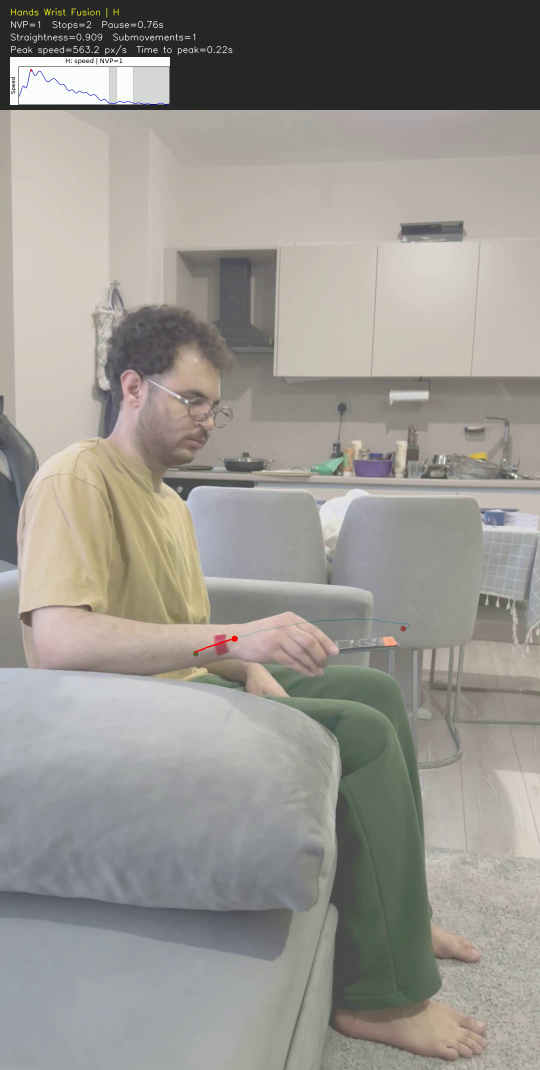
#> input picture frame 15 of kinematic_analysis/videos/hands_wrist_validation_H.mp4, 1080 x 2140 px, given in place of H.MOV, which was not available (shown at 1/2 size)
$ python sparc_validation_marker.py
#> lines starting #> are read from the running program, lines starting #| are printed output that depends on the picture; after the words box and inside, x2 and y2 are one past the last pixel; in counts of white or black regions, pixels touching at a corner belong together; pictures that were not available may be replaced by others from this repository, and a replacement may not be noted
#> in analyze_video, frame is the input picture: shape (2140, 1080, 3); mean B, G, R 143.1, 148.9, 151.7
# -*- coding: utf-8 -*-
"""
SPARC validation for wrist-marker videos.
Detects a colored marker on the wrist, tracks it, computes SPARC,
and generates an overlay video + plots.
"""
import cv2
import numpy as np
import pandas as pd
import matplotlib
matplotlib.use('Agg')
import matplotlib.pyplot as plt
from pathlib import Path
from scipy.signal import butter, filtfilt, find_peaks
from scipy.integrate import cumulative_trapezoid as cumtrapz

# ------------------------------------------------------------------
# Paths
# ------------------------------------------------------------------
input_dir = Path(r"D:\Thesis app\participants\3 مرضى\33\انا ٢")
out_dir = Path(r"C:\Users\acer\AppData\Local\Temp\opencode")
out_dir.mkdir(parents=True, exist_ok=True)

videos = {
    'H': str(input_dir / 'H.MOV'),
    'S': str(input_dir / 'S.MOV'),
}

# ------------------------------------------------------------------
# Parameters
# ------------------------------------------------------------------
FS_VIDEO = 30.0  # will be read from video
LOWCUT = 0.5
HIGHCUT = 10.0
ORDER = 4

# Marker detection: try a broad HSV range that catches common marker colors
# (red/orange/yellow/green/blue)
HSV_RANGES = [
    (np.array([0, 80, 80]), np.array([10, 255, 255])),    # red1
    (np.array([160, 80, 80]), np.array([179, 255, 255])), # red2
    (np.array([15, 80, 80]), np.array([35, 255, 255])),   # yellow/orange
    (np.array([35, 80, 80]), np.array([85, 255, 255])),   # green
    (np.array([85, 80, 80]), np.array([130, 255, 255])),  # blue
]

MIN_RADIUS = 3
MAX_RADIUS = 120


# [6 lines left out: function bandpass_filter, not called in this run]


def detect_marker(hsv):
    mask = None
    for lo, hi in HSV_RANGES:
        m = cv2.inRange(hsv, lo, hi)
        mask = m if mask is None else cv2.bitwise_or(mask, m)
#> this loop made 5 passes
#> pass 1, in detect_marker, `m = cv2.inRange(hsv, lo, hi)`:
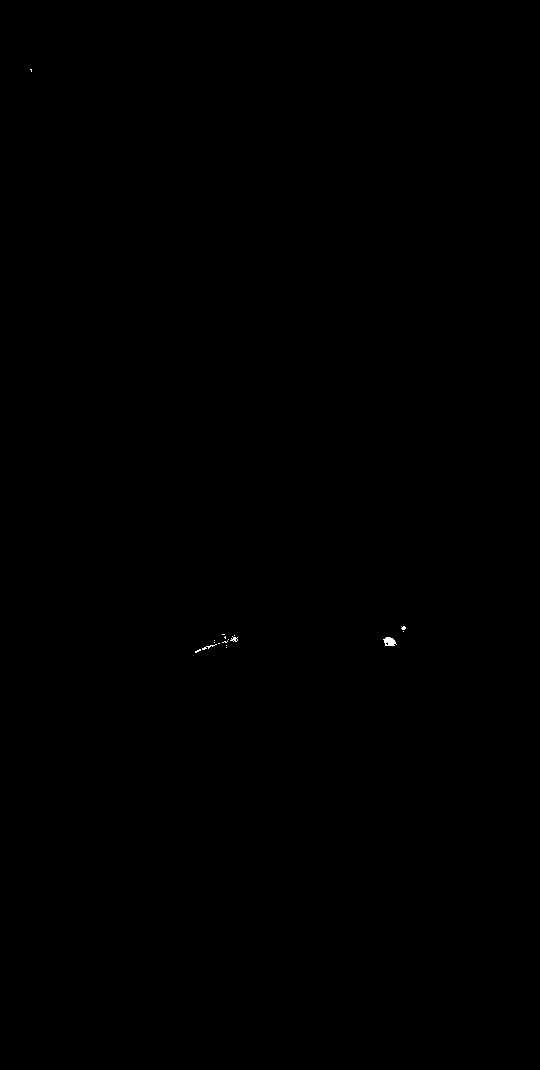
#> m: shape (2140, 1080) (shown at 1/2 size); 0.03% white; 21 white regions (15 under 20 px), largest, box (x1, y1, x2, y2) and area: (766, 1274, 792, 1292) 330, (404, 1288, 434, 1300) 101, (460, 1272, 476, 1284) 94, (802, 1252, 812, 1260) 54, (390, 1298, 402, 1306) 45, (444, 1282, 454, 1286) 21
#> pass 3, in detect_marker, `m = cv2.inRange(hsv, lo, hi)`:
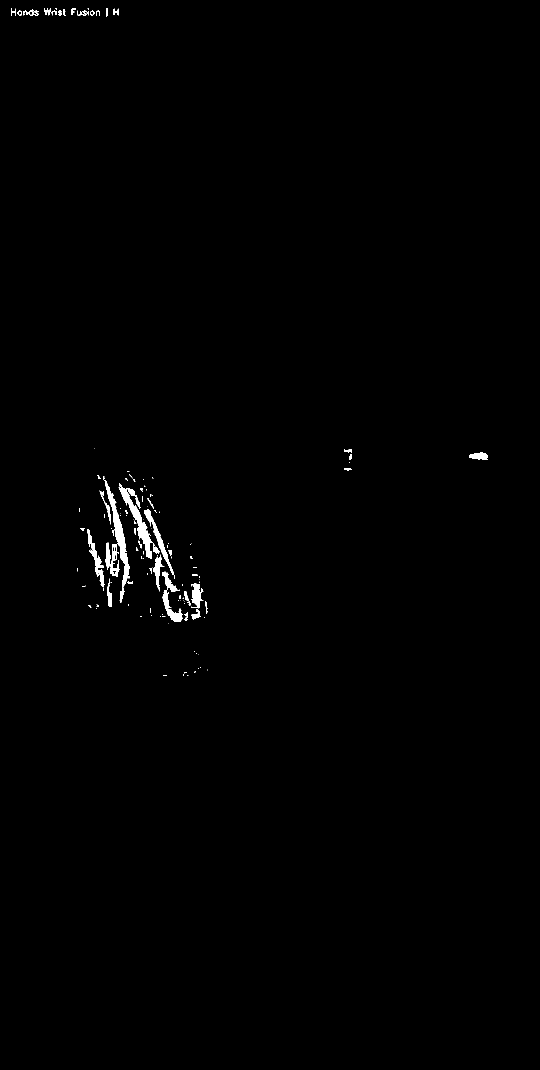
#> m: shape (2140, 1080) (shown at 1/2 size); 0.61% white; 158 white regions (101 under 20 px), largest, box (x1, y1, x2, y2) and area: (209, 960, 259, 1205) 2374, (237, 967, 310, 1118) 2011, (324, 1143, 366, 1244) 1335
#> after the loop:
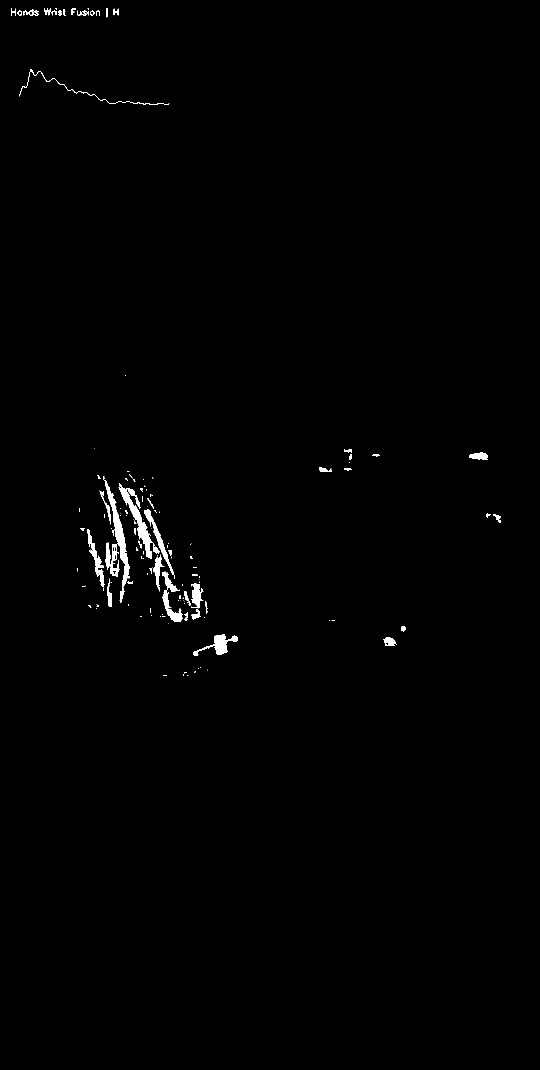
#> mask: shape (2140, 1080) (shown at 1/2 size); 0.73% white; 170 white regions (105 under 20 px), largest, box (x1, y1, x2, y2) and area: (209, 960, 259, 1205) 2374, (237, 967, 310, 1118) 2011, (324, 1143, 366, 1244) 1335
    kernel = cv2.getStructuringElement(cv2.MORPH_ELLIPSE, (5, 5))
    mask = cv2.morphologyEx(mask, cv2.MORPH_OPEN, kernel, iterations=1)
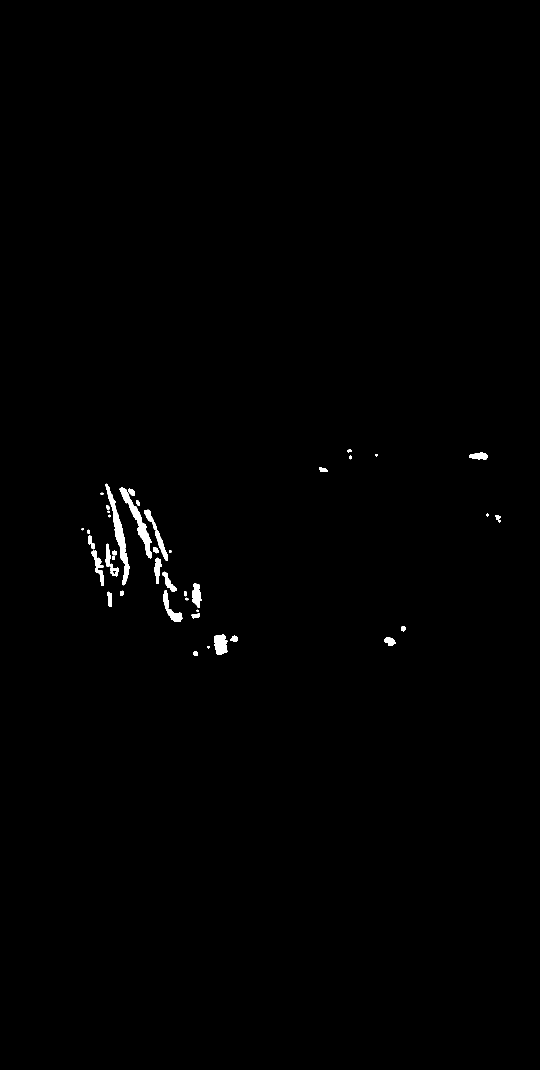
#> mask: shape (2140, 1080) (shown at 1/2 size); 0.52% white; 44 white regions (3 under 20 px), largest, box (x1, y1, x2, y2) and area: (211, 967, 259, 1171) 2165, (239, 975, 304, 1117) 1872, (428, 1269, 455, 1310) 894
    mask = cv2.morphologyEx(mask, cv2.MORPH_CLOSE, kernel, iterations=2)
#> mask: shape (2140, 1080); 0.57% white; 23 white regions (3 under 20 px)

    contours, _ = cv2.findContours(mask, cv2.RETR_EXTERNAL, cv2.CHAIN_APPROX_SIMPLE)
#> contours = 23 contours, 7 with area under 20; largest, box (x1, y1, x2, y2) and area: (239, 975, 343, 1122) 4156, (175, 967, 259, 1172) 3884, (309, 1115, 365, 1244) 1608, (428, 1269, 476, 1310) 984, (380, 1167, 404, 1237) 765
    best = None
    best_score = -1.0
    for c in contours:
        (x, y), radius = cv2.minEnclosingCircle(c)
        if radius < MIN_RADIUS or radius > MAX_RADIUS:
            continue
        area = cv2.contourArea(c)
        perimeter = cv2.arcLength(c, True)
        if perimeter <= 0:
            continue
        circularity = 4 * np.pi * area / (perimeter ** 2)
        score = area * circularity
        if score > best_score:
            best_score = score
            best = (np.array([x, y]), radius, circularity)
#> this loop made 23 passes
#> (x, y, radius, area, perimeter, circularity, score, best_score) on passes 1, 3, 4, 17: (390.8, 1307.1, 5.14, 61, 31.31, 0.782, 47.69, 47.69), (779.5, 1282, 12.18, 254, 69.46, 0.662, 168.1, 168.1), (451.2, 1287.5, 27.36, 983.5, 180, 0.382, 375.2, 375.2), (287.5, 1048, 86.26, 4156.5, 506.9, 0.203, 845.1, 845.1)
#> after the loop, best_score = 845.1
    return best, mask


# [30 lines left out: functions compute_sparc, compute_ldj, not called in this run]


def analyze_video(label, video_path):
    print(f"\n=== Analyzing {label} ===")
    cap = cv2.VideoCapture(video_path)
    if not cap.isOpened():
        print(f"Cannot open video for {label}")
        return None

    fps = cap.get(cv2.CAP_PROP_FPS) or FS_VIDEO
    w = int(cap.get(cv2.CAP_PROP_FRAME_WIDTH))
    h = int(cap.get(cv2.CAP_PROP_FRAME_HEIGHT))
    n_frames = int(cap.get(cv2.CAP_PROP_FRAME_COUNT))

    fourcc = cv2.VideoWriter_fourcc(*"mp4v")
    out_video_path = str(out_dir / f"sparc_validation_{label}.mp4")
    writer = cv2.VideoWriter(out_video_path, fourcc, fps, (w, h))

    points = []
    frames_with_marker = 0
    frame_idx = 0

    while True:
        ret, frame = cap.read()
        if not ret:
            break
        hsv = cv2.cvtColor(frame, cv2.COLOR_BGR2HSV)
        det, mask = detect_marker(hsv)
#> det = ([287.5, 1048], 86.26, 0.203)
        if det is not None:
            cx, cy = int(det[0][0]), int(det[0][1])
#> cx = 287; cy = 1048
            r = int(det[1])
#> r = 86
            cv2.circle(frame, (cx, cy), r, (0, 255, 0), 2)
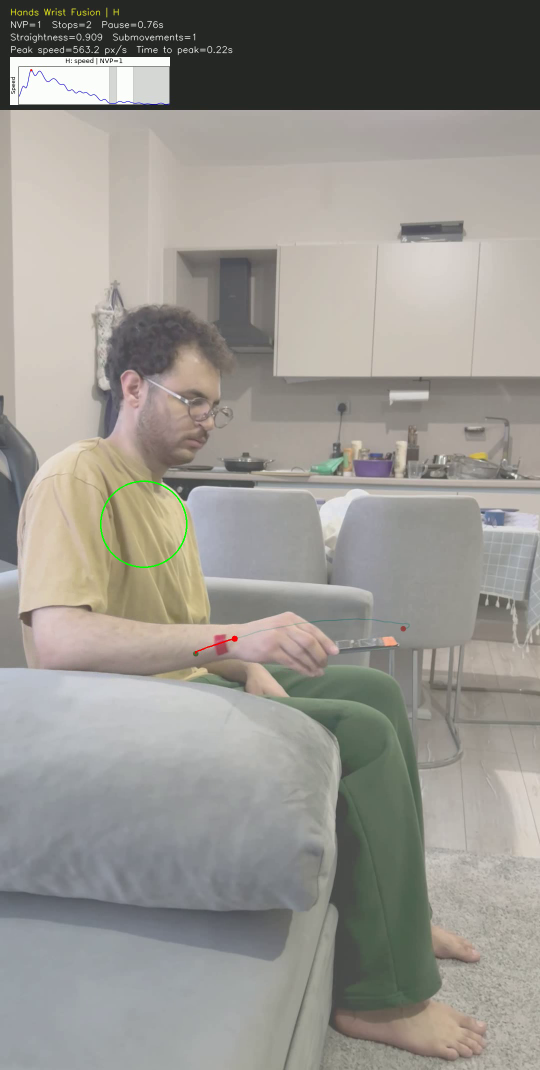
#> frame: shape (2140, 1080, 3) (shown at 1/2 size); 0.07% of pixels changed, all inside (x1, y1, x2, y2) = (200, 961, 375, 1136)
            cv2.circle(frame, (cx, cy), 4, (0, 0, 255), -1)
#> frame: shape (2140, 1080, 3); under 0.01% of pixels changed, all inside (x1, y1, x2, y2) = (283, 1044, 292, 1053)
            points.append((frame_idx / fps, det[0][0], det[0][1], det[2]))
            frames_with_marker += 1
        else:
            points.append((frame_idx / fps, np.nan, np.nan, np.nan))
        frame_idx += 1
        if frame_idx % 100 == 0:
            print(f"  processed {frame_idx}/{n_frames}")

    cap.release()
    writer.release()

    print(f"  marker detected in {frames_with_marker}/{n_frames} frames")

    df = pd.DataFrame(points, columns=['time', 'x', 'y', 'radius'])
    df = df.interpolate(method='linear', limit_direction='both')

    # Compute pixel speed
    dt = 1.0 / fps
    vx = np.gradient(df['x'].values, dt)
    vy = np.gradient(df['y'].values, dt)
    speed_raw = np.sqrt(vx**2 + vy**2)

    # Filter speed
    speed_filt = bandpass_filter(speed_raw, fps, LOWCUT, HIGHCUT)
    df['speed_px_s'] = speed_filt

    # Detect reach window from speed peaks
    peaks, props = find_peaks(speed_filt, prominence=np.nanstd(speed_filt), distance=int(fps))
    if len(peaks) == 0:
        print("  no speed peaks found")
        return df, None, out_video_path

    # Use the largest peak
    main_peak = peaks[np.argmax(speed_filt[peaks])]
    pre = int(0.3 * fps)
    post = int(1.5 * fps)
    i0 = max(0, main_peak - pre)
    i1 = min(len(df), main_peak + post)

    t_w = df['time'].values[i0:i1]
    s_w = speed_filt[i0:i1]
    x_w = df['x'].values[i0:i1]
    y_w = df['y'].values[i0:i1]

    sparc = compute_sparc(t_w, s_w)
    ldj = compute_ldj(t_w, s_w)
    peak_v = np.max(s_w)
    mean_v = np.mean(s_w)
    movement_time = t_w[-1] - t_w[0]

    # Spectrum for plots
    dt2 = np.mean(np.diff(t_w))
    n = len(s_w)
    sp = np.fft.rfft(s_w - np.mean(s_w))
    freqs = np.fft.rfftfreq(n, dt2)
    psd = np.abs(sp)**2
    psd = psd / psd.sum() if psd.sum() > 0 else psd

    result = {
        'label': label,
        'n_frames': n_frames,
        'fps': fps,
        'frames_with_marker': frames_with_marker,
        'sparc': sparc,
        'ldj': ldj,
        'peak_speed_px_s': peak_v,
        'mean_speed_px_s': mean_v,
        'movement_time_s': movement_time,
        'window_start_s': t_w[0],
        'window_end_s': t_w[-1],
    }
    print(f"  SPARC={sparc:.3f}, LDJ={ldj:.3f}, peak_speed={peak_v:.1f} px/s, MT={movement_time:.2f}s")

    # Generate overlay video with trajectory
    cap = cv2.VideoCapture(video_path)
    writer = cv2.VideoWriter(out_video_path, fourcc, fps, (w, h))

    # Trajectory overlay image
    traj_canvas = np.zeros((h, w, 3), dtype=np.uint8)

    frame_idx = 0
    while True:
        ret, frame = cap.read()
        if not ret:
            break

        if not np.isnan(df['x'].iloc[frame_idx]):
            cx, cy = int(df['x'].iloc[frame_idx]), int(df['y'].iloc[frame_idx])
            cv2.circle(frame, (cx, cy), 6, (0, 0, 255), -1)
            cv2.circle(frame, (cx, cy), 8, (255, 255, 255), 2)
            cv2.circle(traj_canvas, (cx, cy), 2, (0, 255, 255), -1)

        # Blend trajectory
        overlay = cv2.addWeighted(frame, 1.0, traj_canvas, 0.6, 0)

        # Add text
        cv2.putText(overlay, f"{label} | Frame {frame_idx} | SPARC={sparc:.3f}",
                    (20, 40), cv2.FONT_HERSHEY_SIMPLEX, 0.7, (255, 255, 255), 2)

        writer.write(overlay)
        frame_idx += 1

    cap.release()
    writer.release()

    # Save plots separately
    fig, axs = plt.subplots(2, 2, figsize=(12, 10))
    axs[0,0].plot(df['time'], df['x'], label='x')
    axs[0,0].plot(df['time'], df['y'], label='y')
    axs[0,0].axvspan(t_w[0], t_w[-1], color='red', alpha=0.2)
    axs[0,0].set_xlabel('Time (s)')
    axs[0,0].set_ylabel('Position (px)')
    axs[0,0].legend()
    axs[0,0].set_title(f'{label}: marker position')

    axs[0,1].plot(df['time'], speed_filt, 'b-', lw=1)
    axs[0,1].axvspan(t_w[0], t_w[-1], color='red', alpha=0.2)
    axs[0,1].set_xlabel('Time (s)')
    axs[0,1].set_ylabel('Speed (px/s)')
    axs[0,1].set_title(f'{label}: hand speed | SPARC={sparc:.3f}')

    axs[1,0].plot(x_w, y_w, 'g-', lw=2)
    axs[1,0].scatter(x_w[0], y_w[0], c='blue', s=50, label='start')
    axs[1,0].scatter(x_w[-1], y_w[-1], c='red', s=50, label='end')
    axs[1,0].set_xlabel('x (px)')
    axs[1,0].set_ylabel('y (px)')
    axs[1,0].set_title('Reach path')
    axs[1,0].invert_yaxis()
    axs[1,0].legend()

    axs[1,1].plot(freqs, psd, 'r-', lw=1)
    axs[1,1].set_xlabel('Frequency (Hz)')
    axs[1,1].set_ylabel('Normalized PSD')
    axs[1,1].set_title('Speed spectrum')
    axs[1,1].set_xlim(0, 10)

    plt.tight_layout()
    plt.savefig(out_dir / f"sparc_validation_{label}_plots.png", dpi=150)
    plt.close()

    return df, result, out_video_path


# ------------------------------------------------------------------
# Run
# ------------------------------------------------------------------
all_results = []
for label, path in videos.items():
    res = analyze_video(label, path)
    if res is not None and res[1] is not None:
        all_results.append(res[1])

if all_results:
    df_res = pd.DataFrame(all_results)
    df_res.to_csv(out_dir / 'sparc_validation_summary.csv', index=False)
    print(f"\nSaved summary: {out_dir / 'sparc_validation_summary.csv'}")
    print(df_res.to_string(index=False))

$ run again, starting later in the video
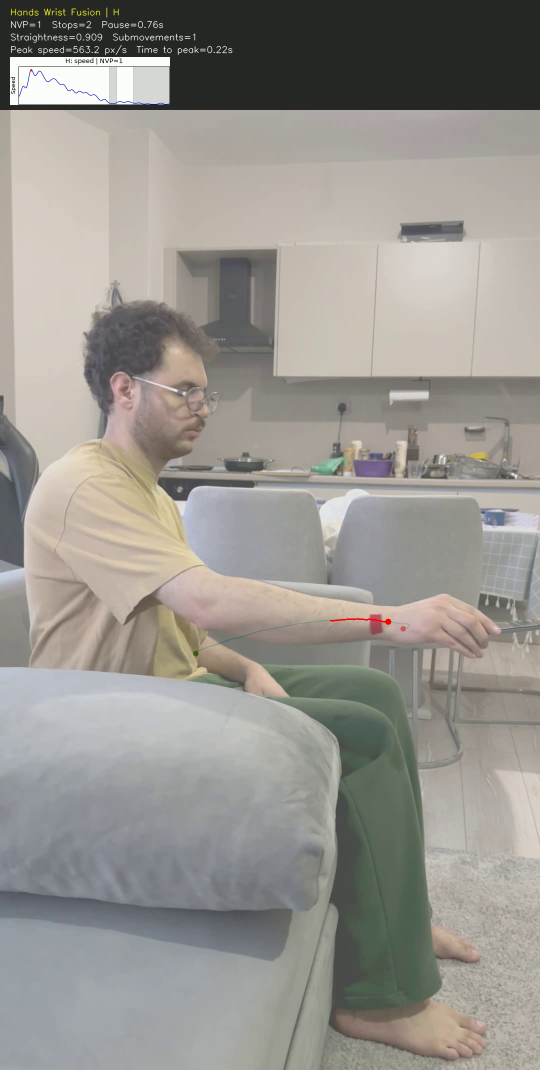
#> input picture frame 71 of kinematic_analysis/videos/hands_wrist_validation_H.mp4, 1080 x 2140 px, given in place of H.MOV, which was not available (shown at 1/2 size)
#> in analyze_video, frame is the input picture: shape (2140, 1080, 3); mean B, G, R 142.8, 148.3, 151.1
#> hsv: shape (2140, 1080, 3); mean H, S, V 44.5, 22, 154
#> the loop in detect_marker, `for lo, hi in HSV_RANGES:` made 5 passes
#> pass 3, in detect_marker, `m = cv2.inRange(hsv, lo, hi)`:
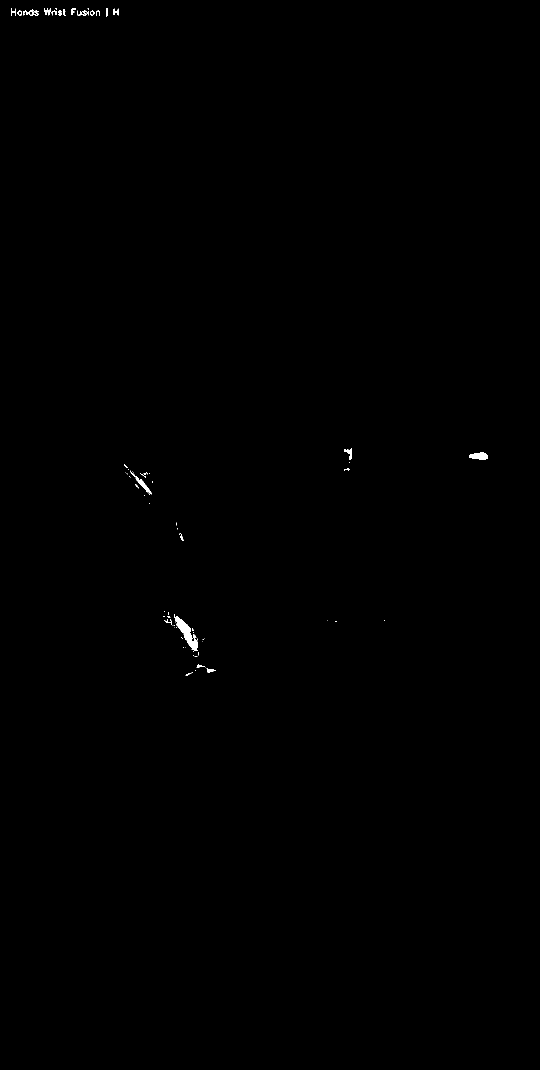
#> m: shape (2140, 1080) (shown at 1/2 size); 0.15% white; 77 white regions (49 under 20 px), largest, box (x1, y1, x2, y2) and area: (348, 1228, 396, 1302) 1171, (938, 904, 976, 920) 440, (260, 941, 304, 989) 317
#> after the loop in detect_marker, `for lo, hi in HSV_RANGES:`:
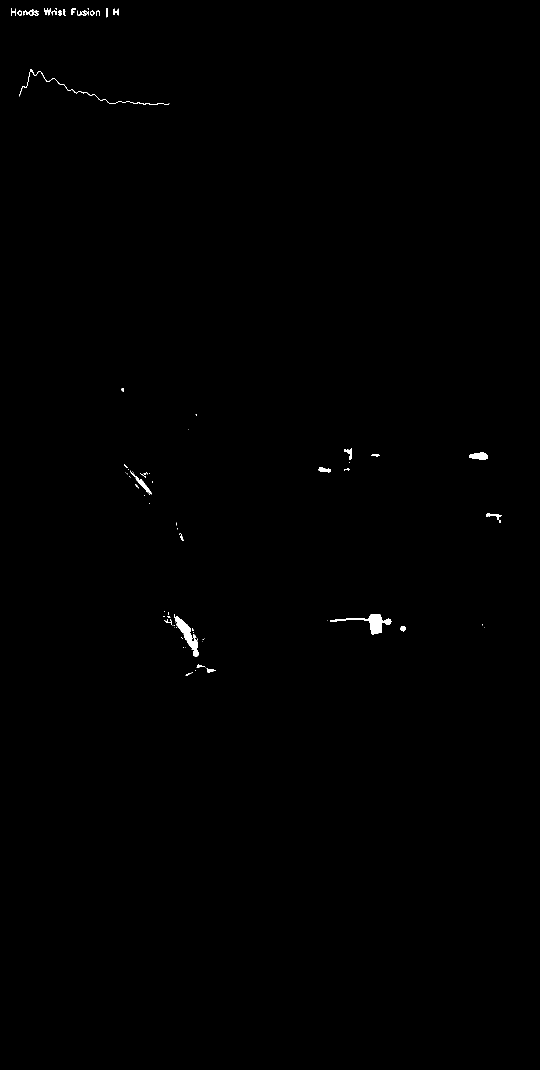
#> mask: shape (2140, 1080) (shown at 1/2 size); 0.27% white; 83 white regions (48 under 20 px), largest, box (x1, y1, x2, y2) and area: (660, 1228, 784, 1269) 1414, (348, 1228, 397, 1313) 1277, (38, 138, 339, 210) 588
#> contours = 14 contours, 2 with area under 20; largest, box (x1, y1, x2, y2) and area: (350, 1233, 397, 1313) 1188, (734, 1228, 782, 1269) 1021, (938, 904, 976, 920) 371, (275, 959, 300, 985) 192, (638, 934, 662, 945) 142
#> the loop in detect_marker, `for c in contours:` made 14 passes
#> (x, y, radius, area, perimeter, circularity, score, best_score) on passes 2, 3, 5, 6: (396.9, 1332.4, 3.36, 22.5, 19.9, 0.714, 16.07, 16.07), (806, 1256.5, 5.59, 76.5, 34.73, 0.797, 60.98, 60.98), (372.5, 1272.5, 44.59, 1188.5, 220.3, 0.308, 365.9, 365.9), (757.3, 1247.2, 25.05, 1021, 167.7, 0.456, 465.6, 465.6)
#> after the loop in detect_marker, `for c in contours:`: best_score = 465.6
#> det = ([757.3, 1247.2], 25.05, 0.456)
#> cx = 757; cy = 1247
#> r = 25
